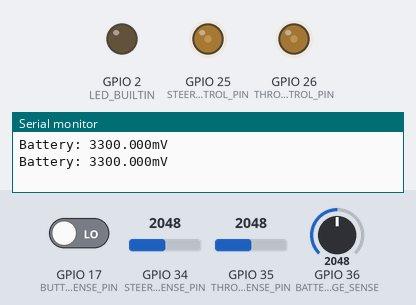
Bench run of a sketch on a simulated ESP32. Shown: output pins drawn as LEDs (lit = HIGH), the last lines printed to the serial monitor. Inputs (shaded band) come from the test bench; at power-on: GPIO 36 (BATTERY_VOLTAGE_SENSE) = 2048, GPIO 17 (BUTTON_SENSE_PIN) LOW, GPIO 34 (STEERING_SENSE_PIN) = 2048, GPIO 35 (THROTTLE_SENSE_PIN) = 2048 (analog values on the 0–4095 scale). WiFi joins after 1.5 s; servers stay silent unless stated; pins used as bus, display or sensor lines are not drawn.

Above: at 2.8 s.
2.9 s: GPIO 36 (BATTERY_VOLTAGE_SENSE) set to 4
4.5 s: GPIO 36 (BATTERY_VOLTAGE_SENSE) set to 1
At 6.2 s:
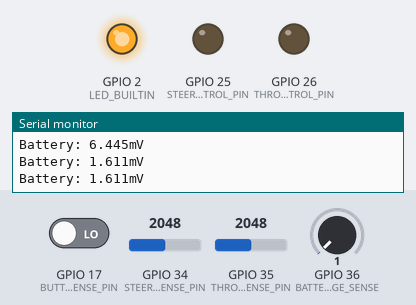
6.5 s: GPIO 36 (BATTERY_VOLTAGE_SENSE) set to 168
At 7.8 s:
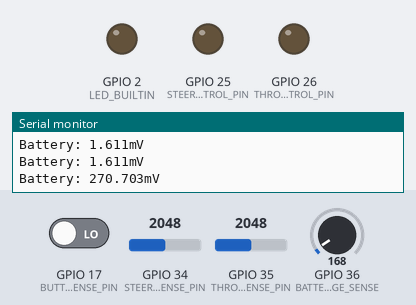
8.5 s: GPIO 36 (BATTERY_VOLTAGE_SENSE) set to 0
At 9.3 s:
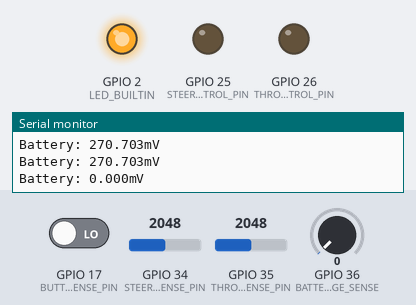
Timing chart, 0 to 11.5 s (numbered marks = the images above; inputs shaded):
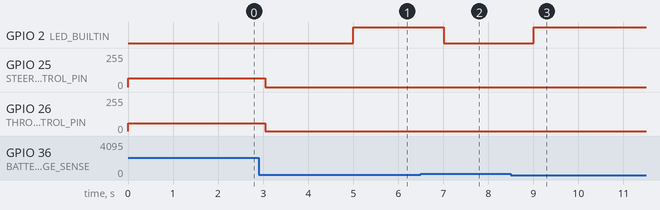

The sketch:

hackathon_rc_udp.ino
```cpp
#include <esp_task_wdt.h>

#include "defines.h"
#include "comm.h"
#include "transmitter_hal.h"


void setup()
{
	Serial.begin(921600);
	start_transmitter_hal();
	init_comm(NETWORK_SSID, NETWORK_PASS, MASTER_IP, MASTER_PORT, LISTEN_PORT);
	start_comm();


	pinMode(LED_BUILTIN, OUTPUT);


}

void loop()
{

	//printf("(%ld)Main Loop!\r\n", millis());
	//printf("normalized: in/out steer: %d/%d\r\n", transmitter_state.in_steer, transmitter_state.out_steer);
	//printf("normalized: in/out throttle: %d/%d\r\n", transmitter_state.in_throttle, transmitter_state.out_throttle);
	vTaskDelay(portTICK_PERIOD_MS * 1000);

	float battery_voltage = (3.3 / 4.0960) * 2 * analogRead(BATTERY_VOLTAGE_SENSE);
	if (battery_voltage < 3.7){
		digitalWrite(LED_BUILTIN, 1);
	}
	else{
		digitalWrite(LED_BUILTIN, 0);
	}

	printf("Battery: %1.3fmV\r\n", battery_voltage);
}
```

comm.cpp
```cpp
/************************************************************************************/
// comm.cpp
// Author: Julian Wingert
// 9/2017
// Content: communication thread
// UDP Transmitter, continously sending live rc-transmitter state
// UDP Receiver can override user controls (throttle / steering)
/************************************************************************************/

#include <WiFi.h>
#include <WiFiUdp.h>
#include <CRC32.h>
#include <esp_task_wdt.h>

#include "comm.h"
#include "transmitter_hal.h"

struct s_transmitter_state_packet{
	uint8_t in_throttle;
	uint8_t in_steer;
	uint16_t in_button;
	uint8_t out_throttle;
	uint8_t out_steer;
	uint16_t battery_voltage;
	uint32_t CRC;
}ts_packet __attribute__((packed));

//updates from master
volatile s_transmitter_override transmitter_output_override;

char *send_buffer;
char *recv_buffer;

bool connected; //event method is static

WiFiUDP udp;

uint16_t server_port;
const char *server_address;
uint16_t listen_port;
const char *station_ssid;
const char *station_pwd;

CRC32 crc;

void TASK_comm_run(void *param);


void wifi_event(WiFiEvent_t event){
	switch (event) {
	case SYSTEM_EVENT_STA_CONNECTED:
		connected = true;
		break;
	case SYSTEM_EVENT_STA_DISCONNECTED:
		connected = false;
		break;
	}
}


void wifi_connect(){
	// delete old config
	WiFi.disconnect(true);
	//register event handler
	WiFi.onEvent(wifi_event);
	//listen for incoming packets
	udp.begin(listen_port);
	//Initiate connection
	WiFi.config(IPAddress(192, 168, 0, 103), IPAddress(192, 168, 0, 172), IPAddress(255, 255, 255, 0));
	WiFi.begin(station_ssid, station_pwd);

}


void TASK_comm_work(void *param){

}

void start_comm(void){
	xTaskCreate(
		TASK_comm_run,          /* Task function. */
		"TASK_COMM_RUN",        /* String with name of task. */
		16384,            /* Stack size in words. */
		NULL,             /* Parameter passed as input of the task */
		1,                /* Priority of the task. */
		NULL);			/* Task handle. */
}


int init_comm(const char * ssid, const char * pwd, const char *server_ip, uint16_t srv_port, uint16_t local_port){
	connected == false;
	station_ssid = ssid;
	station_pwd = pwd;
	server_address = server_ip;
	server_port = srv_port;
	listen_port = local_port;

	wifi_connect();
}


//The comm task is continously reporting the live transmitter state via UDP
//and checking for responses to overwrite the transmitter settings
#define INCOMING_PACKET_BUFSIZE		2 + 4	//steer(1), throttle(1) and CRC32(4)...

void TASK_comm_run(void *param){
	int packet_size = 0;
	uint64_t last_send_packet_millis = millis();
	uint64_t last_millis = millis();

	while (true){

		packet_size = udp.parsePacket(); //returns 0 in case there is none...
		if (packet_size != 0)
		{
			// receive incoming UDP packets
			//Serial.println("New Packet...");
			if (packet_size > INCOMING_PACKET_BUFSIZE){
				char incoming_packet_buffer[INCOMING_PACKET_BUFSIZE];
				//this is something that obviously must be an error - discard!
				while (0 != udp.readBytes(incoming_packet_buffer, INCOMING_PACKET_BUFSIZE));
				//Serial.printf("DEBUG: ERROR in COMM, received oversized package. MAX(%d) - RCVD(%d)\r\n", INCOMING_PACKET_BUFSIZE, packet_size);

			}
			else{
				//seems to be a new packet from the master...
				s_transmitter_control_packet inc_packet;
				memset(&inc_packet, 0, sizeof(s_transmitter_control_packet));
				//bad bad and ugly, but maybe it will work...
				int rcv_len = udp.read((char *)&inc_packet, sizeof(s_transmitter_control_packet));
				uint8_t steer_received = inc_packet.out_steer;
				uint8_t throttle_received = inc_packet.out_throttle;
				uint32_t crc_received = inc_packet.CRC;
				crc.reset();
				uint32_t crc_calculated = crc.calculate(&inc_packet, 2);

				//Serial.printf("S: %d / T: %d (%u/%u)\r\n", steer_received, throttle_received, crc_received, crc_calculated);

				if (crc_received == crc_calculated){
					transmitter_output_override.ready = false; //semaphore, 8 bit shall be atomic... Only necessary for millis, therefore not this important...
					transmitter_output_override.out_steer = steer_received;
					transmitter_output_override.out_throttle = throttle_received;
					transmitter_output_override.CRC = crc_received;
					transmitter_output_override.millis_last_update = millis();
					transmitter_output_override.ready = true;
				}
				else{
					//crc error - zero struct - also sets ready to false :)
					Serial.println("CRC ERROR");
					Serial.printf("R: %u / C: %u\r\n", crc_received, crc_calculated);
					memset((void *)&transmitter_output_override, 0, sizeof(s_transmitter_override));
				}

			}


		}

		//send packet every PACKET_DELAY_MS milliseconds
		if (last_send_packet_millis + PACKET_DELAY_MS <= millis()){
			if (connected){
				//Send a packet
				udp.beginPacket(server_address, server_port);

				//copy state in transmission packet, omitting CRC
				memcpy(&ts_packet, (const void*)&transmitter_state, sizeof(s_transmitter_state));
				//calculate CRC
				crc.reset();
				//Attention! CRC is calculated using the size -4 to omit crc itself being adressed for calculation
				ts_packet.CRC = crc.calculate((const void*)&ts_packet, sizeof(s_transmitter_state_packet) - 4);
				udp.write((const uint8_t*)&ts_packet, sizeof(s_transmitter_state_packet));
				udp.endPacket();
				udp.flush();
			}
		}

		vTaskDelay(portTICK_PERIOD_MS);

	}
	//unreachable!

	vTaskDelete(NULL); //cleanup for Task
}
```

comm.h
```cpp
// comm.h

#ifndef _COMM_h
#define _COMM_h

#include <WiFi.h>
#include <WiFiUdp.h>

#include "Arduino.h"

//master override data
struct s_transmitter_override{
	uint8_t out_throttle;
	uint8_t out_steer;
	uint64_t millis_last_update;
	uint32_t CRC;
	uint8_t ready;
} __attribute__((packed));

struct s_transmitter_control_packet{
	uint8_t out_throttle;
	uint8_t out_steer;
	uint32_t CRC;
} __attribute__((packed));

//master updates
extern volatile s_transmitter_override transmitter_output_override;

int init_comm(const char * ssid, const char * pwd, const char *server_ip, uint16_t server_port, uint16_t listen_port);
void start_comm(void);

#endif
```

defines.h
```cpp
/**********************************************/
// defines.h
// Author: Julian Wingert
// 9/2017
// Content: fixed values for hackathon
// transmitter controller
/**********************************************/

#ifndef __DEFINES__H
#define __DEFINES__H

#include <inttypes.h>

//IO pin mapping - DO NOT CHANGE until you really know what you do...
#define THROTTLE_SENSE_PIN			35
#define THROTTLE_CONTROL_PIN		26
#define STEERING_SENSE_PIN		34
#define STEERING_CONTROL_PIN	25
#define BUTTON_SENSE_PIN		17

#define TRANSMITTER_POWER_ENABLE_PIN	13

#define BATTERY_VOLTAGE_SENSE	36

//calibration minimum offset from senter value to begin transmitting data
#define MINIMAL_ACCEPTED_CALIBRATION_RANGE	500

//analog out basevalues
#define THROTTLE_MIN_OUT		0
#define THROTTLE_CNT_OUT		60
#define THROTTLE_MAX_OUT		255

#define STEER_MIN_OUT		0
#define STEER_CNT_OUT		64
#define STEER_MAX_OUT		128

//normalized values
#define NORMALIZED_MIN_OUT		0
#define NORMALIZED_CNT_OUT		UINT8_MAX / 2
#define NORMALIZED_MAX_OUT		UINT8_MAX

//low pass filter fraction, (1/FILTER_FRACTION) of the new ADC value is accounted for in the new value
#define	FILTER_FRACTION		2.0

//array defines
#define MAP_MIN_INDEX	0
#define MAP_CENTER_INDEX	1
#define MAP_MAX_INDEX	2
#define MAP_SIZE		3


//networking stuff
#define NETWORK_SSID	"hackathonRCAP"
#define NETWORK_PASS	"geheimpass123"
#define MASTER_IP		"192.168.0.172"
#define MASTER_PORT		3333
#define LISTEN_PORT		31337

//transmission of live data, update rate
#define PACKETS_PER_SECOND			100

//I dont trust you...
#if PACKETS_PER_SECOND > 500
#ERROR - too many packets per second!
#endif
//dont touch!
#define PACKET_DELAY_MS				1000 / PACKETS_PER_SECOND

//how long is a master overwrite valid in ms?
#define OVERWRITE_PACKAGE_VALID_MS	500

#endif
```

transmitter_hal.cpp
```cpp
/************************************************************************************/
// transmitter_hal.cpp
// Author: Julian Wingert
// 9/2017
// Content: Hardware Abstraction Layer
// offers a global struct with live values read from and sent to the rc-transmitter
// reads the global override struct from the comm library
/************************************************************************************/
#include <esp_task_wdt.h>

#include "defines.h"
#include "transmitter_hal.h"
#include "comm.h"

volatile s_transmitter_state transmitter_state;

void TASK_transmitter_hal_run(void *param);

//LUT based linear interpolation
//stolen from https://playground.arduino.cc/Main/MultiMap
//gently modified...
uint16_t multiMap(uint16_t val, uint16_t* _in, uint16_t* _out, uint8_t size)
{
	// take care the value is within range
	// val = constrain(val, _in[0], _in[size-1]);
	if (val <= _in[0]) return _out[0];
	if (val >= _in[size - 1]) return _out[size - 1];

	// search right interval
	uint8_t pos = 1;  // _in[0] allready tested
	while (val > _in[pos]) pos++;

	// this will handle all exact "points" in the _in array
	if (val == _in[pos]) return _out[pos];

	// interpolate in the right segment for the rest
	return (val - _in[pos - 1]) * (_out[pos] - _out[pos - 1]) / (_in[pos] - _in[pos - 1]) + _out[pos - 1];
}

void start_transmitter_hal(void){
	xTaskCreate(
		TASK_transmitter_hal_run,          /* Task function. */
		"TASK_TRANSMITTER_HAL_RUN",        /* String with name of task. */
		16384,            /* Stack size in words. */
		NULL,             /* Parameter passed as input of the task */
		1,                /* Priority of the task. */
		NULL);			/* Task handle. */
}


void TASK_transmitter_hal_run(void *param){
	bool calibrated = false;
	uint64_t last_millis = millis();

	//interpolation maps for throttle...
	uint16_t map_throttle_in[MAP_SIZE];
	uint16_t map_throttle_out[MAP_SIZE] = { THROTTLE_MIN_OUT, THROTTLE_CNT_OUT, THROTTLE_MAX_OUT };
	//...and steering, three point linear interpolation
	uint16_t map_steer_in[MAP_SIZE];
	uint16_t map_steer_out[MAP_SIZE] = { STEER_MIN_OUT, STEER_CNT_OUT, STEER_MAX_OUT };
	uint16_t map_normalized[MAP_SIZE] = { NORMALIZED_MIN_OUT, NORMALIZED_CNT_OUT, NORMALIZED_MAX_OUT };

	//ADC Values read and filtered are put into theese
	uint16_t in_throttle = 0;
	uint16_t in_steer = 0;

	//button value
	uint8_t in_button = 0;

	//normalized to uint8_t
	uint8_t normalized_in_steer = NORMALIZED_CNT_OUT;
	uint8_t normalized_in_throttle = NORMALIZED_CNT_OUT;
	uint8_t normalized_override_steer = NORMALIZED_CNT_OUT;
	uint8_t normalized_override_throttle = NORMALIZED_CNT_OUT;

	uint16_t min_throttle = UINT16_MAX;
	uint16_t max_throttle = 0;
	uint16_t min_steer = UINT16_MAX;
	uint16_t max_steer = 0;

	//ADC analog resolution to maximum HW supported (ESP32)
	analogReadResolution(12);

	//DAC output values, DAC maps 0-255 to 0-3.3V
	uint8_t out_throttle = THROTTLE_CNT_OUT;
	uint8_t out_steer = STEER_CNT_OUT;

	//pin settings, io configuration for input/output/dac/adc
	pinMode(THROTTLE_SENSE_PIN, INPUT);
	pinMode(STEERING_SENSE_PIN, INPUT);
	pinMode(BUTTON_SENSE_PIN, INPUT);

	pinMode(THROTTLE_CONTROL_PIN, OUTPUT);
	pinMode(STEERING_CONTROL_PIN, OUTPUT);

	pinMode(BATTERY_VOLTAGE_SENSE, INPUT);

	pinMode(TRANSMITTER_POWER_ENABLE_PIN, OUTPUT);
	digitalWrite(TRANSMITTER_POWER_ENABLE_PIN, 0);

	//just send the defined mid-level to both dacs until they are calibrated
	dacWrite(STEERING_CONTROL_PIN, STEER_CNT_OUT);
	dacWrite(THROTTLE_CONTROL_PIN, THROTTLE_CNT_OUT);

	//wait for output settling (much too long, but very safe)
	vTaskDelay(portTICK_PERIOD_MS * 1000);

	//enable transmitter
	digitalWrite(TRANSMITTER_POWER_ENABLE_PIN, 1);

	//wait 2 seconds for transmitter to adapt the sent mid-levels
	vTaskDelay(portTICK_PERIOD_MS * 2000);

	//start reading input values
	in_throttle = analogRead(THROTTLE_SENSE_PIN);
	in_steer = analogRead(STEERING_SENSE_PIN);

	//if transmitter is switched off, input values are zero/close to zero
	//wait until transmitter is switched on to continue
	while (in_throttle + in_steer < 10){
		vTaskDelay(portTICK_PERIOD_MS * 1000);
		in_throttle = analogRead(THROTTLE_SENSE_PIN);
		in_steer = analogRead(STEERING_SENSE_PIN);
		Serial.print("Transmitter is switched off, waiting...\r\n");
	}

	//filtered value for zero point
	for (int i = 0; i < (FILTER_FRACTION * FILTER_FRACTION); i++){
		in_throttle = in_throttle + (((double)analogRead(THROTTLE_SENSE_PIN) - (double)in_throttle) / FILTER_FRACTION);
		in_steer = in_steer + (((double)analogRead(STEERING_SENSE_PIN) - (double)in_steer) / FILTER_FRACTION);
		vTaskDelay(portTICK_PERIOD_MS * 10);
	}
	//now we have a center value
	map_throttle_in[MAP_CENTER_INDEX] = in_throttle;
	map_steer_in[MAP_CENTER_INDEX] = in_steer;

	while (true){
		//first read live values, filter them by FILTER_FRACTION
		in_throttle = in_throttle + (((double)analogRead(THROTTLE_SENSE_PIN) - (double)in_throttle) / FILTER_FRACTION);
		in_steer = in_steer + (((double)analogRead(STEERING_SENSE_PIN) - (double)in_steer) / FILTER_FRACTION);

		//read button state as boolean
		in_button = digitalRead(BUTTON_SENSE_PIN) != 0;

		//continous calibration
			if (in_throttle < min_throttle){
				min_throttle = in_throttle;
				map_throttle_in[MAP_MIN_INDEX] = min_throttle;
			}
			if (in_throttle > max_throttle){
				max_throttle = in_throttle;
				map_throttle_in[MAP_MAX_INDEX] = max_throttle;
			}

			if (in_steer < min_steer){
				min_steer = in_steer;
				map_steer_in[MAP_MIN_INDEX] = min_steer;
			}
			if (in_steer > max_steer){
				max_steer = in_steer;
				map_steer_in[MAP_MAX_INDEX] = max_steer;
			}

		//calibrate is false until min value is MINIMAL_ACCEPTED_CALIBRATION_RANGE
		//lower than center value, max value is MINIMAL_ACCEPTED_CALIBRATION_RANGE higher than center value
		//center value is MAP_CENTER_INDEX
		if (
			min_throttle + MINIMAL_ACCEPTED_CALIBRATION_RANGE < map_throttle_in[MAP_CENTER_INDEX]
			&& max_throttle - MINIMAL_ACCEPTED_CALIBRATION_RANGE > map_throttle_in[MAP_CENTER_INDEX]
			&& min_steer + MINIMAL_ACCEPTED_CALIBRATION_RANGE < map_steer_in[MAP_CENTER_INDEX]
			&& max_steer - MINIMAL_ACCEPTED_CALIBRATION_RANGE > map_steer_in[MAP_CENTER_INDEX]
			&& !calibrated
			){
			calibrated = true;
			Serial.printf("Calibration minimum reached\r\n");
		}

		if (calibrated){
			//live updates from finished calibration on...

			//linear mapping of input values, based on three point LUT
			normalized_in_steer = multiMap(in_steer, map_steer_in, map_normalized, MAP_SIZE);
			normalized_in_throttle = multiMap(in_throttle, map_throttle_in, map_normalized, MAP_SIZE);

			//first check if we need to overwrite the output
			//is semaphore ready & packet not too old

			if (
				transmitter_output_override.ready == true
				&& transmitter_output_override.millis_last_update + OVERWRITE_PACKAGE_VALID_MS > millis()
				){
				//A live packet from master is here, override output
				//replace values by master values
				normalized_override_steer = transmitter_output_override.out_steer;
				normalized_override_throttle = map(transmitter_output_override.out_throttle, 0, 255, THROTTLE_MIN_OUT, THROTTLE_MAX_OUT);

				//de-normalize values to real out values
				out_steer = multiMap(normalized_override_steer, map_normalized, map_steer_out, MAP_SIZE);
				out_throttle = multiMap(normalized_override_throttle, map_normalized, map_throttle_out, MAP_SIZE);
			}
			else{
				//use the Transmitters ADC values for controlling the car
				//de-normalize ADC values to real out values
				out_steer = multiMap(normalized_in_steer, map_normalized, map_steer_out, MAP_SIZE);
				out_throttle = multiMap(normalized_in_throttle, map_normalized, map_throttle_out, MAP_SIZE);
			}

			//update global transmitter state
			transmitter_state.in_steer = normalized_in_steer;
			transmitter_state.in_throttle = normalized_in_throttle;
			transmitter_state.out_steer = out_steer;
			transmitter_state.out_throttle = out_throttle;
		}

		if (last_millis + 1000 < millis()){
			last_millis = millis();
			//transform ADC reading to millivolt
			transmitter_state.battery_voltage = (3.3 / 4.096) * 2 * analogRead(BATTERY_VOLTAGE_SENSE);
			//printf("in_steer: %d;in_throttle %d;out_steer: %d; out_throttle: %d\r\n", transmitter_state.in_steer, transmitter_state.in_throttle, transmitter_state.out_steer, transmitter_state.out_throttle);
		}


		dacWrite(STEERING_CONTROL_PIN, transmitter_state.out_steer);
		dacWrite(THROTTLE_CONTROL_PIN, transmitter_state.out_throttle);

			vTaskDelay(portTICK_PERIOD_MS);

	}
	//unreachable!
	vTaskDelete(NULL); //cleanup for Task
}
```

transmitter_hal.h
```cpp
// transmitter_hal.h

#ifndef _TRANSMITTER_HAL_h
#define _TRANSMITTER_HAL_h

#include "Arduino.h"
#include "defines.h"

struct s_transmitter_state{
	uint8_t in_throttle;
	uint8_t in_steer;
	uint16_t in_button;
	uint8_t out_throttle;
	uint8_t out_steer;
	uint16_t battery_voltage;
} __attribute__((packed));

//realtime updated state of transmitter, gets written from transmitter_hal
extern volatile s_transmitter_state transmitter_state;

void start_transmitter_hal(void);

#endif
```

Measured:
- the behaviour switches between 3 and 2 on GPIO 36 (BATTERY_VOLTAGE_SENSE) (found by bisection; images 0 and 1)
- after the input at 4.5 s, GPIO 2 (LED_BUILTIN): LOW → HIGH after 0.50 s
- after the input at 6.5 s, GPIO 2 (LED_BUILTIN): HIGH → LOW after 0.50 s
- after the input at 8.5 s, GPIO 2 (LED_BUILTIN): LOW → HIGH after 0.51 s
